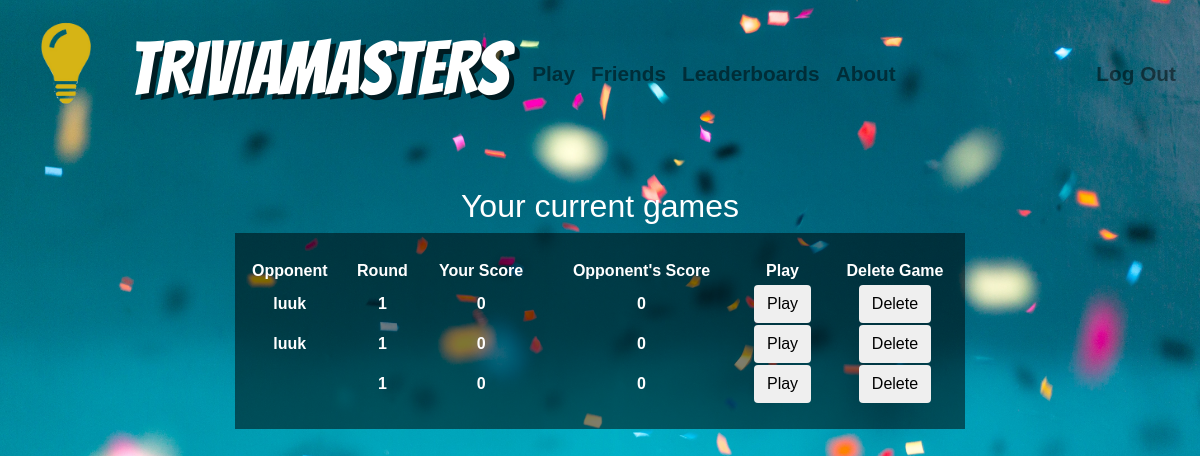
Page /userpage (signed in) on the committed database.
### tables this page shows
CREATE TABLE 'spel' ('spelid' integer PRIMARY KEY NOT NULL, 'username' , 'opponent' , 'ronde' , 'categorieën' , 'score_1' , 'score_2' );

### application.py (the view)
@app.route("/userpage", methods=["GET", "POST"])
@login_required
def userpage():
    if request.method == "GET":
        username = db.execute("SELECT username FROM users WHERE id = :id", id = session["user_id"])
        for i in username:
            for name in i:
                username = i[name]
                opponent = i[name]
        row = []
        idee = []
        spell = db.execute("SELECT * FROM spel WHERE username= :username", username=username)
        spel = db.execute("SELECT * FROM spel WHERE opponent= :opponent", opponent=opponent)
        print(spel, spell)
        for i in spell:
            row.append((i["opponent"],i["ronde"], i["score_1"], i["score_2"]))
            idee.append((i["spelid"]))
        spelid = db.execute("SELECT spelid FROM spel WHERE username= :username AND opponent= :opponent", username=username, opponent=opponent)
        session["spelid"] = spelid
        session["score"] = 0
        session["vraag"] = 0
        session["streak"] = 0
        return render_template("userpage.html", row=row, idee=idee)
    else:
        return render_template("userpage.html")

### application.py (called while the page is built)
@app.after_request
def after_request(response):
    response.headers["Cache-Control"] = "no-cache, no-store, must-revalidate"
    response.headers["Expires"] = 0
    response.headers["Pragma"] = "no-cache"
    return response

### helpers.py (called while the page is built)
def login_required(f):
    @wraps(f)
    def decorated_function(*args, **kwargs):
        if session.get("user_id") is None:
            return redirect("/login")
        return f(*args, **kwargs)
    return decorated_function

### templates/userpage.html (shortened to what this page needs)
{% extends "layout.html" %}
{% block main %}
<div>
<h2>Your current games</h2>
</div>
    <field>
        <table style="width:100%" action="/friends" method="get">
          <tr>
            <th>Opponent</th>
            <th>Round</th>
            <th>Your Score</th>
            <th>Opponent's Score</th>
            <th>Play</th>
            <th>Delete Game</th>
          </tr>
            {% for data in row %}
              <tr>
                  {% for punt in data %}
                <td>{{ punt }}</td>
                  {% endfor %}
                <td>
                    <form action="/spel" method="get">
                    <button class="btn default" name="answer" value= {{spel}} type="submit">Play</button>
                    </form>
                </td>
                <td>
                    <form action="/rspel" method="post">
                    <button class="btn default" name="answer" type="submit">Delete</button>
                    </form>
                </td>
              </tr>
            {% endfor %}
        </table>
    </field>
{% endblock %}

### static/styles.css (style rules this page uses)
field { text-align: center; display: inline-block; background-color: rgba(0, 0, 0, .5); padding: 25px 0px; width: 70%; }
body { background-image: url("background.jpg"); background-size: 100%; background-color: #d3d3d3; font-family: "Arial"; color: white; font-weight: bolder; }

### rows in the picture
spel: opponent "luuk", data "1" "0" "0"
spel: opponent "luuk", data "1" "0" "0"

### other values in the picture
{{ punt }} "1" "0" "0"
